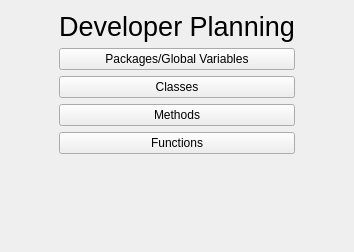
<?xml version="1.0" encoding="UTF-8"?>
<ui version="4.0">
 <class>Dialog</class>
 <widget class="QDialog" name="Dialog">
  <property name="geometry">
   <rect>
    <x>0</x>
    <y>0</y>
    <width>354</width>
    <height>252</height>
   </rect>
  </property>
  <property name="windowTitle">
   <string>Dialog</string>
  </property>
  <layout class="QGridLayout" name="gridLayout">
   <item row="2" column="1">
    <widget class="QPushButton" name="pushButton_Classes">
     <property name="text">
      <string>Classes</string>
     </property>
     <property name="autoDefault">
      <bool>false</bool>
     </property>
    </widget>
   </item>
   <item row="1" column="1">
    <widget class="QPushButton" name="pushButton_Packages_Globals">
     <property name="text">
      <string>Packages/Global Variables</string>
     </property>
     <property name="autoDefault">
      <bool>false</bool>
     </property>
    </widget>
   </item>
   <item row="0" column="2">
    <spacer name="horizontalSpacer_2">
     <property name="orientation">
      <enum>Qt::Horizontal</enum>
     </property>
     <property name="sizeType">
      <enum>QSizePolicy::MinimumExpanding</enum>
     </property>
     <property name="sizeHint" stdset="0">
      <size>
       <width>40</width>
       <height>20</height>
      </size>
     </property>
    </spacer>
   </item>
   <item row="4" column="1">
    <widget class="QPushButton" name="pushButton_Methods">
     <property name="text">
      <string>Methods</string>
     </property>
     <property name="autoDefault">
      <bool>false</bool>
     </property>
    </widget>
   </item>
   <item row="5" column="1">
    <widget class="QPushButton" name="pushButton_Functions">
     <property name="text">
      <string>Functions</string>
     </property>
     <property name="autoDefault">
      <bool>false</bool>
     </property>
    </widget>
   </item>
   <item row="6" column="1">
    <spacer name="verticalSpacer">
     <property name="orientation">
      <enum>Qt::Vertical</enum>
     </property>
     <property name="sizeType">
      <enum>QSizePolicy::MinimumExpanding</enum>
     </property>
     <property name="sizeHint" stdset="0">
      <size>
       <width>20</width>
       <height>40</height>
      </size>
     </property>
    </spacer>
   </item>
   <item row="0" column="1">
    <widget class="QLabel" name="labelDeveloper_Planning">
     <property name="font">
      <font>
       <pointsize>20</pointsize>
      </font>
     </property>
     <property name="text">
      <string>Developer Planning</string>
     </property>
     <property name="alignment">
      <set>Qt::AlignCenter</set>
     </property>
    </widget>
   </item>
   <item row="0" column="0">
    <spacer name="horizontalSpacer">
     <property name="orientation">
      <enum>Qt::Horizontal</enum>
     </property>
     <property name="sizeType">
      <enum>QSizePolicy::MinimumExpanding</enum>
     </property>
     <property name="sizeHint" stdset="0">
      <size>
       <width>40</width>
       <height>20</height>
      </size>
     </property>
    </spacer>
   </item>
  </layout>
 </widget>
 <resources/>
 <connections/>
</ui>
